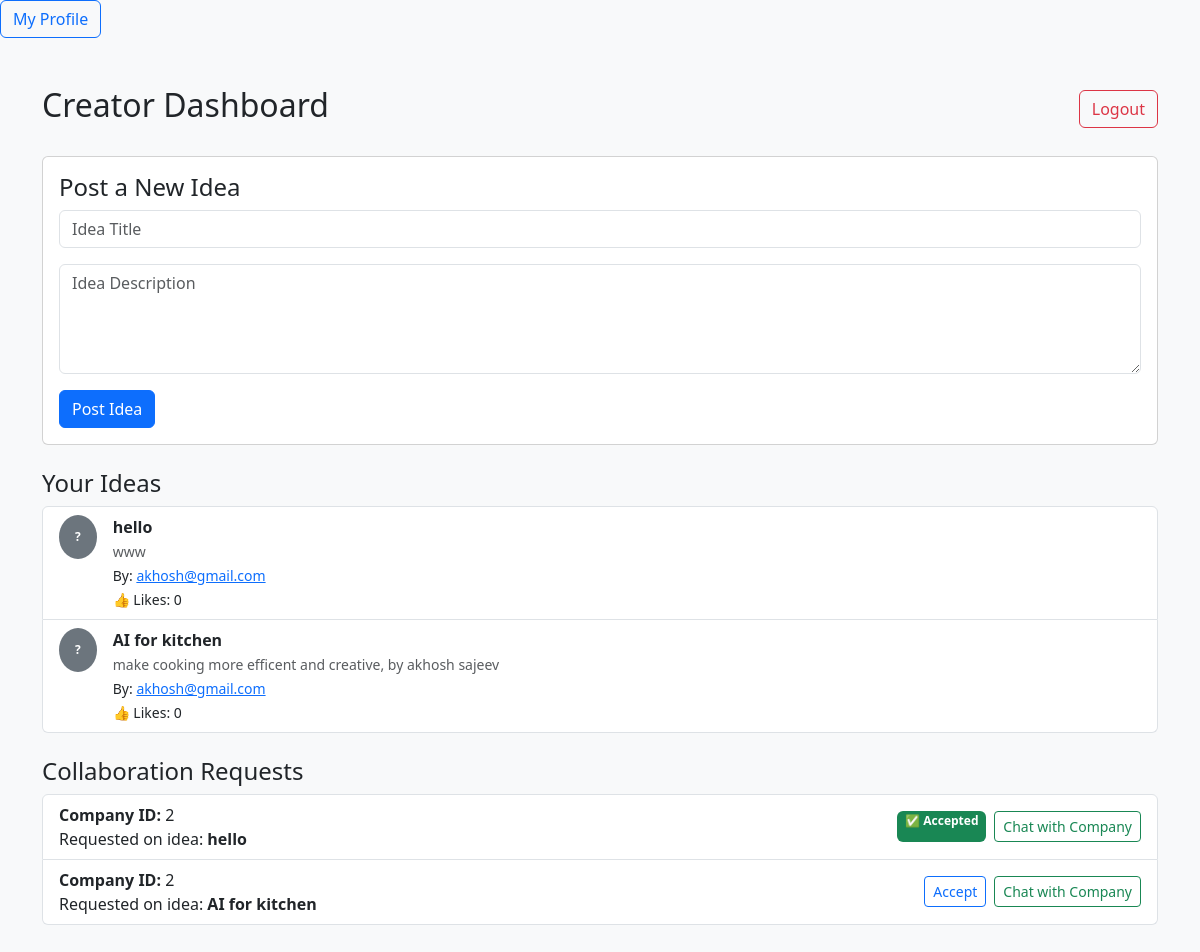
The page /creator/dashboard (signed in) on the database as committed earlier.
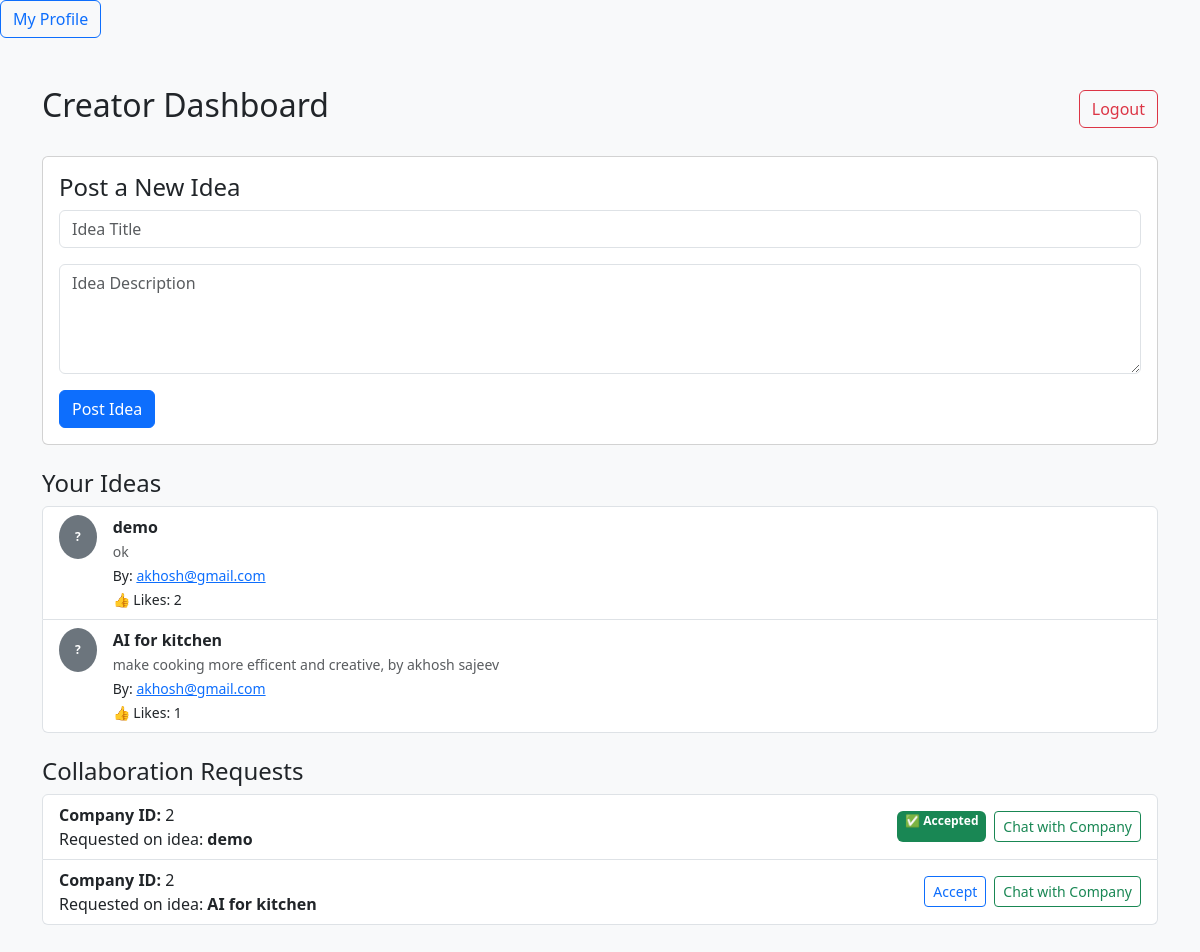
The same page on the database as committed later.
### app.py (models this page shows)
class Idea(db.Model):
    id = db.Column(db.Integer, primary_key=True)
    title = db.Column(db.String(200), nullable=False)
    description = db.Column(db.Text, nullable=False)
    creator_id = db.Column(db.Integer, db.ForeignKey('user.id'))
    likes = db.relationship('Like', backref='idea', lazy=True, cascade="all, delete-orphan")

class CollaborationRequest(db.Model):
    id = db.Column(db.Integer, primary_key=True)
    idea_id = db.Column(db.Integer, db.ForeignKey('idea.id'))
    company_id = db.Column(db.Integer, db.ForeignKey('user.id'))
    accepted = db.Column(db.Boolean, default=False)
    idea = db.relationship('Idea', backref='collab_requests')
    company = db.relationship('User', foreign_keys=[company_id])

class User(db.Model):
    id = db.Column(db.Integer, primary_key=True)
    username = db.Column(db.String(100), unique=True, nullable=False)
    password = db.Column(db.String(200), nullable=False)
    role = db.Column(db.String(50), nullable=False)
    bio = db.Column(db.Text, default='')
    profile_pic = db.Column(db.String(200), default='')
    ideas = db.relationship('Idea', backref='creator', lazy=True)

### app.py (the view)
@app.route('/creator/dashboard', methods=['GET', 'POST'])
def creator_dashboard():
    if session.get('role') != ROLE_CREATOR:
        return redirect(url_for('login'))
    if request.method == 'POST':
        title = request.form['title']
        description = request.form['description']
        idea = Idea(title=title, description=description, creator_id=session['user_id'])
        db.session.add(idea)
        db.session.commit()
    ideas = Idea.query.filter_by(creator_id=session['user_id']).all()
    requests = CollaborationRequest.query.all()
    return render_template('creator_dashboard.html', ideas=ideas, requests=requests)

### templates/creator_dashboard.html (shortened to what this page needs)
<!DOCTYPE html>
<html lang="en">
<head>
  <link href="https://cdn.jsdelivr.net/npm/bootstrap@5.3.3/dist/css/bootstrap.min.css" rel="stylesheet">
</head>
<body class="bg-light">
  <a href="{{ url_for('creator_profile', creator_id=session['user_id']) }}" class="btn btn-outline-primary">My Profile</a>
<div class="container my-5">
  <div class="d-flex justify-content-between align-items-center mb-4">
    <h2>Creator Dashboard</h2>
    <a href="/logout" class="btn btn-outline-danger">Logout</a>
  </div>
  <div class="card mb-4">
    <div class="card-body">
      <h4 class="card-title">Post a New Idea</h4>
      <form method="POST">
        <div class="mb-3">
          <input name="title" type="text" class="form-control" placeholder="Idea Title" required>
        </div>
        <div class="mb-3">
          <textarea name="description" class="form-control" placeholder="Idea Description" rows="4" required></textarea>
        </div>
        <button type="submit" class="btn btn-primary">Post Idea</button>
      </form>
    </div>
  </div>
<div class="mb-4">
  <h4>Your Ideas</h4>
  <ul class="list-group">
    {% for idea in ideas %}
      <li class="list-group-item">
        <div class="d-flex align-items-start">
          {% if idea.creator.profile_pic %}
            <img src="{{ url_for('static', filename='uploads/' + idea.creator.profile_pic) }}" width="50" height="50" class="rounded-circle me-3">
          {% else %}
            <div class="me-3">
              <span class="badge bg-secondary rounded-circle p-3">?</span>
            </div>
          {% endif %}
          <div>
            <strong>{{ idea.title }}</strong><br>
            <small class="text-muted">{{ idea.description }}</small><br>
            <small>By: <a href="{{ url_for('creator_profile', creator_id=idea.creator.id) }}">{{ idea.creator.username }}</a></small><br>
            <small>👍 Likes: {{ idea.likes|length }}</small>
          </div>
        </div>
      </li>
    {% endfor %}
  </ul>
</div>
  <div>
    <h4>Collaboration Requests</h4>
    <ul class="list-group">
      {% for r in requests %}
        {% if r.idea.creator_id == session['user_id'] %}
          <li class="list-group-item d-flex justify-content-between align-items-center">
            <div>
              <strong>Company ID:</strong> {{ r.company_id }}<br>
              Requested on idea: <strong>{{ r.idea.title }}</strong>
            </div>
            <div class="d-flex gap-2">
              {% if r.accepted %}
                <span class="badge bg-success">✅ Accepted</span>
              {% else %}
                <a href="/creator/accept/{{ r.id }}" class="btn btn-sm btn-outline-primary">Accept</a>
              {% endif %}
              <a href="{{ url_for('chat', user_id=r.company_id) }}" class="btn btn-sm btn-outline-success">Chat with Company</a>
            </div>
          </li>
        {% endif %}
      {% endfor %}
    </ul>
  </div>
</div>
</body>
</html>

Rows that differ between the two databases and show on the page:
changed Idea: title "hello" → "demo"; description "www" → "ok"; likes|length "0" → "2"
computed for Idea "AI for kitchen": likes|length "0" → "1"
changed through a linked row, CollaborationRequest: idea "hello" → "demo"
